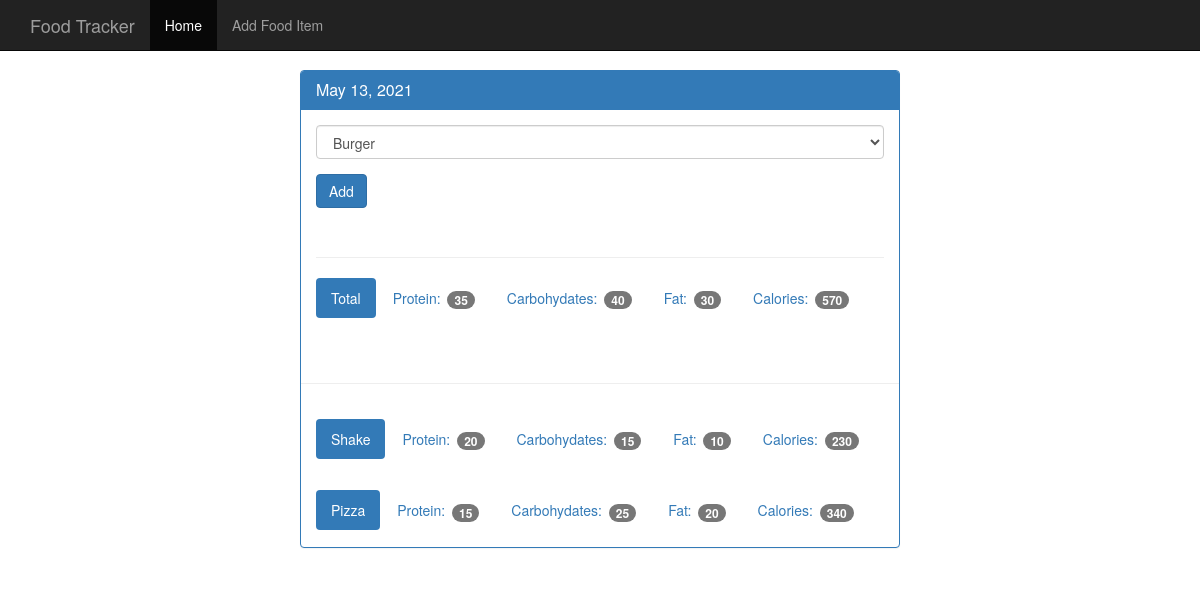
Screenshot of /view/20210513 with the database file from the repository.
### tables this page shows
CREATE TABLE food (
    id integer primary key autoincrement,
    food_name text not null,
    protein integer not null,
    carbohydrates integer not null,
    fat integer not null,
    calories integer not null
);

### app.py (the view)
@app.route('/view/<date>', methods=['GET', 'POST'])
def view(date):
    db = get_db()
    cur = db.execute(
        'select id, entry_date from log_date where entry_date = ?', [date])
    date_result = cur.fetchone()
    if request.method == 'POST':
        db.execute('insert into food_date (food_id, log_date_id) values (?, ?)', [
                   request.form['food-select'], date_result['id']])
        db.commit()
    d = datetime.strptime(str(date_result['entry_date']), '%Y%m%d')
    pretty_date = datetime.strftime(d, '%B %d, %Y')
    food_cur = db.execute('select id, food_name from food')
    food_results = food_cur.fetchall()
    log_cur = db.execute(
        '''select food.food_name, food.protein, food.carbohydrates, food.fat, food.calories
        from log_date
        join food_date on food_date.log_date_id = log_date.id
        join food on food.id = food_date.food_id
        where log_date.entry_date = ?''', [date])
    log_results = log_cur.fetchall()
    totals = {}
    totals['protein'] = 0
    totals['carbohydrates'] = 0
    totals['fat'] = 0
    totals['calories'] = 0
    for food in log_results:
        totals['protein'] += food['protein']
        totals['carbohydrates'] += food['carbohydrates']
        totals['fat'] += food['fat']
        totals['calories'] += food['calories']
    return render_template('day.html', entry_date=date_result['entry_date'], pretty_date=pretty_date, food_results=food_results, log_results=log_results, totals=totals, title='Food Tracker - Daily')

### database.py (called while the page is built)
def connect_db():
    sql = sqlite3.connect('./food_log.db')
    sql.row_factory = sqlite3.Row
    return sql

def get_db():
    if not hasattr(g, 'sqlite3_db'):
        g.sqlite_db = connect_db()
    return g.sqlite_db

### templates/day.html (shortened to what this page needs)
{% extends 'base.html' %}
 {% block content %}
    <div class="container theme-showcase col-sm-6 col-sm-offset-3" role="main">
      <div class="row">
        <div>
          <div class="panel panel-primary">
            <div class="panel-heading">
              <h3 class="panel-title"> {{ pretty_date }} </h3>
            </div>
            <div class="panel-body">
              <form method="POST" action="{{url_for('view', date=entry_date)}}">
                <div class="form-group">
                  <select class="form-control" name="food-select">
                    {% for food in food_results %}
                      <option value={{ food.id }}> {{ food.food_name }} </option>
                    {% endfor %}
                  </select>
                </div>
                <button type="submit" class="btn btn-primary">Add</button>
              </form>
              <div class="page-header"></div>
              <ul class="nav nav-pills" role="tablist">
                <li class="active"><a>Total</a></li>
                <li><a>Protein: <span class="badge">{{totals.protein}}</span></a></li>
                <li><a>Carbohydates: <span class="badge">{{totals.carbohydrates}}</span></a></li>
                <li><a>Fat: <span class="badge">{{totals.fat}}</span></a></li>
                <li><a>Calories: <span class="badge">{{totals.calories}}</span></a></li>
              </ul>
            </div>
            <div class="page-header"></div>
              {% for food in log_results %}
                <div class="panel-body">
                  <ul class="nav nav-pills" role="tablist">
                    <li class="active"><a>{{food.food_name}}</a></li>
                    <li><a>Protein: <span class="badge">{{food.protein}}</span></a></li>
                    <li><a>Carbohydates: <span class="badge">{{food.carbohydrates}}</span></a></li>
                    <li><a>Fat: <span class="badge">{{food.fat}}</span></a></li>
                    <li><a>Calories: <span class="badge">{{food.calories}}</span></a></li>
                  </ul>
                </div>
              {% endfor %}
  {% endblock content %}

### static/theme.css (style rules this page uses)
body { padding-top: 70px; padding-bottom: 30px; }

### rows the page displays
food: food_name "Shake", protein "20", carbohydrates "15", fat "10", calories "230"
food: food_name "Pizza", protein "15", carbohydrates "25", fat "20", calories "340"

### other values shown
{{ pretty_date }} "May 13, 2021"
{{ totals.protein }} "35"
{{ totals.carbohydrates }} "40"
{{ totals.fat }} "30"
{{ totals.calories }} "570"
form field food-select "Burger"
